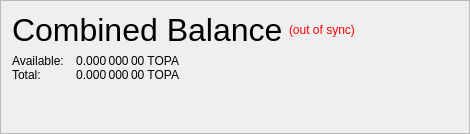
                   <widget class="QFrame" name="frame_CombinedBalances">
                    <property name="minimumSize">
                     <size>
                      <width>470</width>
                      <height>0</height>
                     </size>
                    </property>
                    <property name="frameShape">
                     <enum>QFrame::StyledPanel</enum>
                    </property>
                    <property name="frameShadow">
                     <enum>QFrame::Raised</enum>
                    </property>
                    <layout class="QVBoxLayout" name="verticalLayout_5">
                     <property name="spacing">
                      <number>6</number>
                     </property>
                     <property name="sizeConstraint">
                      <enum>QLayout::SetNoConstraint</enum>
                     </property>
                     <item>
                      <layout class="QHBoxLayout" name="horizontalLayout_5" stretch="0,0,0">
                       <item>
                        <widget class="QLabel" name="label_5z">
                         <property name="minimumSize">
                          <size>
                           <width>0</width>
                           <height>20</height>
                          </size>
                         </property>
                         <property name="font">
                          <font>
                           <pointsize>24</pointsize>
                           <weight>50</weight>
                           <bold>false</bold>
                          </font>
                         </property>
                         <property name="toolTip">
                          <string>Combined Balance (including unconfirmed and immature coins)</string>
                         </property>
                         <property name="text">
                          <string>Combined Balance</string>
                         </property>
                        </widget>
                       </item>
                       <item>
                        <widget class="QLabel" name="labelWalletStatus">
                         <property name="cursor">
                          <cursorShape>WhatsThisCursor</cursorShape>
                         </property>
                         <property name="toolTip">
                          <string>The displayed information may be out of date. Your wallet automatically synchronizes with the TopaChain network after a connection is established, but this process has not completed yet.</string>
                         </property>
                         <property name="styleSheet">
                          <string notr="true">QLabel { color: red; }</string>
                         </property>
                         <property name="text">
                          <string notr="true">(out of sync)</string>
                         </property>
                         <property name="alignment">
                          <set>Qt::AlignLeading|Qt::AlignLeft|Qt::AlignVCenter</set>
                         </property>
                        </widget>
                       </item>
                       <item>
                        <spacer name="horizontalSpacer_1">
                         <property name="orientation">
                          <enum>Qt::Horizontal</enum>
                         </property>
                         <property name="sizeHint" stdset="0">
                          <size>
                           <width>40</width>
                           <height>20</height>
                          </size>
                         </property>
                        </spacer>
                       </item>
                      </layout>
                     </item>
                     <item>
                      <layout class="QGridLayout" name="gridLayout_3">
                       <property name="horizontalSpacing">
                        <number>12</number>
                       </property>
                       <property name="verticalSpacing">
                        <number>0</number>
                       </property>
                       <item row="1" column="0">
                        <widget class="QLabel" name="labelBalanceTextz">
                         <property name="text">
                          <string>Available:</string>
                         </property>
                        </widget>
                       </item>
                       <item row="1" column="1">
                        <widget class="QLabel" name="labelBalancez">
                         <property name="font">
                          <font>
                           <weight>50</weight>
                           <bold>false</bold>
                          </font>
                         </property>
                         <property name="cursor">
                          <cursorShape>IBeamCursor</cursorShape>
                         </property>
                         <property name="toolTip">
                          <string>Your current spendable balance</string>
                         </property>
                         <property name="text">
                          <string notr="true">0.000 000 00 TOPA</string>
                         </property>
                         <property name="alignment">
                          <set>Qt::AlignRight|Qt::AlignTrailing|Qt::AlignVCenter</set>
                         </property>
                         <property name="textInteractionFlags">
                          <set>Qt::LinksAccessibleByMouse|Qt::TextSelectableByKeyboard|Qt::TextSelectableByMouse</set>
                         </property>
                        </widget>
                       </item>
                       <item row="2" column="0">
                        <widget class="QLabel" name="labelTotalTextz">
                         <property name="text">
                          <string>Total:</string>
                         </property>
                        </widget>
                       </item>
                       <item row="2" column="1">
                        <widget class="QLabel" name="labelTotalz">
                         <property name="font">
                          <font>
                           <weight>50</weight>
                           <bold>false</bold>
                          </font>
                         </property>
                         <property name="cursor">
                          <cursorShape>IBeamCursor</cursorShape>
                         </property>
                         <property name="toolTip">
                          <string>Total Balance, including all unavailable coins.</string>
                         </property>
                         <property name="text">
                          <string notr="true">0.000 000 00 TOPA</string>
                         </property>
                         <property name="alignment">
                          <set>Qt::AlignRight|Qt::AlignTrailing|Qt::AlignVCenter</set>
                         </property>
                         <property name="textInteractionFlags">
                          <set>Qt::LinksAccessibleByMouse|Qt::TextSelectableByKeyboard|Qt::TextSelectableByMouse</set>
                         </property>
                        </widget>
                       </item>
                       <item row="2" column="3">
                        <spacer name="horizontalSpacer_2">
                         <property name="orientation">
                          <enum>Qt::Horizontal</enum>
                         </property>
                         <property name="sizeHint" stdset="0">
                          <size>
                           <width>40</width>
                           <height>0</height>
                          </size>
                         </property>
                        </spacer>
                       </item>
                      </layout>
                     </item>
                     <item>
                      <spacer name="verticalSpacer_1">
                       <property name="orientation">
                        <enum>Qt::Vertical</enum>
                       </property>
                       <property name="sizeHint" stdset="0">
                        <size>
                         <width>20</width>
                         <height>40</height>
                        </size>
                       </property>
                      </spacer>
                     </item>
                    </layout>
                   </widget>
